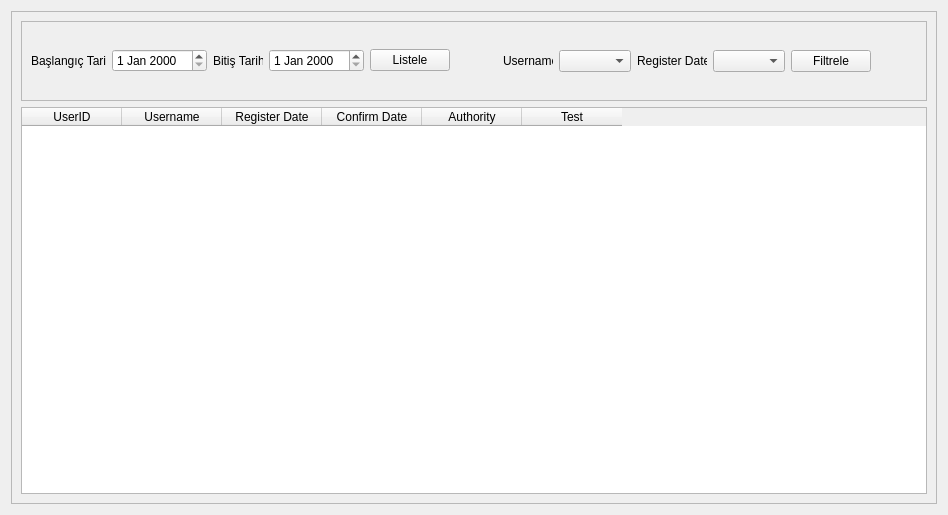
<?xml version="1.0" encoding="UTF-8"?>
<ui version="4.0">
 <class>user_list</class>
 <widget class="QWidget" name="user_list">
  <property name="geometry">
   <rect>
    <x>0</x>
    <y>0</y>
    <width>948</width>
    <height>515</height>
   </rect>
  </property>
  <property name="windowTitle">
   <string>Form</string>
  </property>
  <layout class="QVBoxLayout" name="verticalLayout">
   <item>
    <widget class="QScrollArea" name="scrollArea">
     <property name="widgetResizable">
      <bool>true</bool>
     </property>
     <widget class="QWidget" name="scrollAreaWidgetContents">
      <property name="geometry">
       <rect>
        <x>0</x>
        <y>0</y>
        <width>928</width>
        <height>495</height>
       </rect>
      </property>
      <layout class="QVBoxLayout" name="verticalLayout_2">
       <item alignment="Qt::AlignTop">
        <widget class="QFrame" name="frame">
         <property name="minimumSize">
          <size>
           <width>0</width>
           <height>80</height>
          </size>
         </property>
         <property name="maximumSize">
          <size>
           <width>16777215</width>
           <height>80</height>
          </size>
         </property>
         <property name="styleSheet">
          <string notr="true"/>
         </property>
         <property name="frameShape">
          <enum>QFrame::StyledPanel</enum>
         </property>
         <property name="frameShadow">
          <enum>QFrame::Raised</enum>
         </property>
         <layout class="QHBoxLayout" name="horizontalLayout_2">
          <item>
           <layout class="QGridLayout" name="gridLayout">
            <item row="0" column="3">
             <widget class="QDateEdit" name="dateEdit_2">
              <property name="maximumSize">
               <size>
                <width>150</width>
                <height>16777215</height>
               </size>
              </property>
             </widget>
            </item>
            <item row="0" column="1">
             <widget class="QDateEdit" name="dateEdit">
              <property name="maximumSize">
               <size>
                <width>150</width>
                <height>16777215</height>
               </size>
              </property>
             </widget>
            </item>
            <item row="0" column="2">
             <widget class="QLabel" name="label_4">
              <property name="maximumSize">
               <size>
                <width>50</width>
                <height>16777215</height>
               </size>
              </property>
              <property name="text">
               <string>Bitiş Tarihi</string>
              </property>
             </widget>
            </item>
            <item row="0" column="0">
             <widget class="QLabel" name="label_3">
              <property name="maximumSize">
               <size>
                <width>75</width>
                <height>16777215</height>
               </size>
              </property>
              <property name="text">
               <string>Başlangıç Tarihi</string>
              </property>
             </widget>
            </item>
            <item row="0" column="4">
             <widget class="QPushButton" name="pushButton">
              <property name="maximumSize">
               <size>
                <width>80</width>
                <height>16777215</height>
               </size>
              </property>
              <property name="text">
               <string>Listele</string>
              </property>
             </widget>
            </item>
           </layout>
          </item>
          <item>
           <spacer name="horizontalSpacer">
            <property name="orientation">
             <enum>Qt::Horizontal</enum>
            </property>
            <property name="sizeHint" stdset="0">
             <size>
              <width>40</width>
              <height>20</height>
             </size>
            </property>
           </spacer>
          </item>
          <item>
           <layout class="QHBoxLayout" name="horizontalLayout">
            <item>
             <widget class="QLabel" name="label">
              <property name="maximumSize">
               <size>
                <width>50</width>
                <height>16777215</height>
               </size>
              </property>
              <property name="text">
               <string>Username</string>
              </property>
             </widget>
            </item>
            <item>
             <widget class="QComboBox" name="comboBox">
              <property name="maximumSize">
               <size>
                <width>150</width>
                <height>16777215</height>
               </size>
              </property>
             </widget>
            </item>
            <item>
             <widget class="QLabel" name="label_2">
              <property name="maximumSize">
               <size>
                <width>70</width>
                <height>16777215</height>
               </size>
              </property>
              <property name="text">
               <string>Register Date</string>
              </property>
             </widget>
            </item>
            <item>
             <widget class="QComboBox" name="comboBox_2">
              <property name="maximumSize">
               <size>
                <width>150</width>
                <height>16777215</height>
               </size>
              </property>
             </widget>
            </item>
            <item>
             <widget class="QPushButton" name="pushButton_2">
              <property name="maximumSize">
               <size>
                <width>80</width>
                <height>16777215</height>
               </size>
              </property>
              <property name="text">
               <string>Filtrele</string>
              </property>
             </widget>
            </item>
           </layout>
          </item>
          <item>
           <spacer name="horizontalSpacer_2">
            <property name="orientation">
             <enum>Qt::Horizontal</enum>
            </property>
            <property name="sizeHint" stdset="0">
             <size>
              <width>40</width>
              <height>20</height>
             </size>
            </property>
           </spacer>
          </item>
         </layout>
        </widget>
       </item>
       <item>
        <widget class="QTableWidget" name="tableWidget">
         <column>
          <property name="text">
           <string>UserID</string>
          </property>
         </column>
         <column>
          <property name="text">
           <string>Username</string>
          </property>
         </column>
         <column>
          <property name="text">
           <string>Register Date</string>
          </property>
         </column>
         <column>
          <property name="text">
           <string>Confirm Date</string>
          </property>
         </column>
         <column>
          <property name="text">
           <string>Authority</string>
          </property>
         </column>
         <column>
          <property name="text">
           <string>Test</string>
          </property>
         </column>
        </widget>
       </item>
      </layout>
     </widget>
    </widget>
   </item>
  </layout>
 </widget>
 <resources/>
 <connections/>
</ui>
